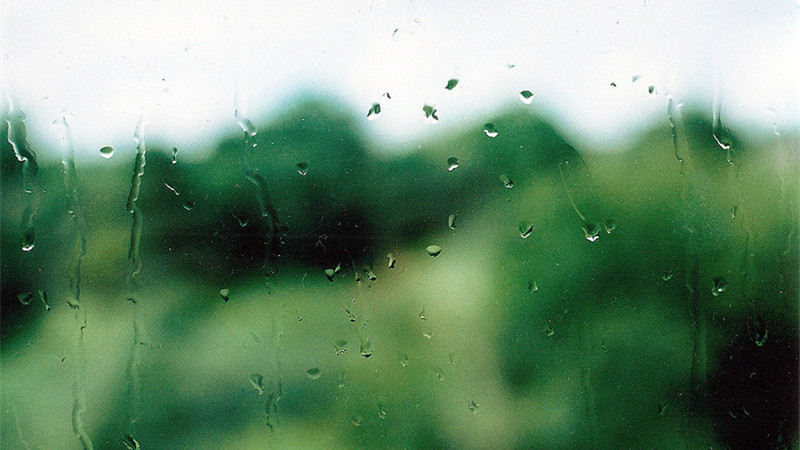
//> input picture opencv_base/IOU/rain.jpg, 800 x 450 px
$ ./main ../opencv_base/IOU/rain.jpg ../opencv_base/IOU/rain.jpg   (built with g++ and OpenCV 4)
//> lines starting //> are read from the running program, lines starting //| are printed output that depends on the picture; after the words box and inside, x2 and y2 are one past the last pixel; in counts of white or black regions, pixels touching at a corner belong together
#include "opencv2/core/core.hpp"
#include "opencv2/imgproc/imgproc.hpp"
#include "opencv2/highgui/highgui.hpp"
#include <iostream>
#include <stdlib.h>
#include <stdio.h>

using namespace cv;
using namespace std;


Mat img,temp1,result;
char* image_window = "Source Image";
char* result_window = "Result window";

int match_method;
int max_Trackbar = 5;


static void MatchingMethod(int, void*);

int main(int argc, char ** argv)
{
	img = imread(argv[1],1);
//> img is the input picture: 450 rows x 800 cols, CV_8UC3; mean B, G, R 113.5, 142, 109.7
	if(!img.data){
		printf("imread load failed\n");
		return -1;
	}

	temp1 = imread(argv[2],1);
	if(!img.data){
		printf("imread temp1 load failed\n");
		return -1;
	}

	namedWindow(image_window,CV_WINDOW_AUTOSIZE);
	namedWindow(result_window,CV_WINDOW_AUTOSIZE);

	char* trackbar_label = "Method:\n 0:SQDIFF\n 1:SQDIFF_NORMED\n 2:CCORR\n 3:CCORR_NORMED\n 4:CCOEFF\n 5:CCOEFF_NORMED";
	createTrackbar(trackbar_label,image_window,&match_method,max_Trackbar,MatchingMethod);
//> slider 'Method:\n 0:SQDIFF\n 1:SQDIFF_NO' is set to 1

	MatchingMethod(0,0);

   	waitKey(0);

    return 0;
}


static void MatchingMethod(int, void*)
{
	Mat img_display;
	img.copyTo(img_display);

	int result_cols = img.cols - temp1.cols + 1;
//> result_cols = 1
	int result_rows = img.rows - temp1.rows + 1;
//> result_rows = 1

	result.create(result_cols, result_rows, CV_32FC1);

	matchTemplate(img, temp1, result, match_method);
//> result = [1.6e-16]
	//imshow("result",result);

	normalize(result, result,0,1,NORM_MINMAX, -1, Mat());
//> result = [0]

	double minVal,maxVal;
	Point minLoc,maxLoc,matchLoc;

	minMaxLoc(result,&minVal,&maxVal,&minLoc,&maxLoc,Mat());
//> minVal = 0; maxVal = 0; minLoc = Point(0, 0); maxLoc = Point(0, 0)

	if(match_method == CV_TM_SQDIFF || match_method == CV_TM_SQDIFF_NORMED){
		matchLoc = minLoc;
//> matchLoc = Point(0, 0)
	}else{
		matchLoc = maxLoc;
	}

	rectangle(img_display,matchLoc,Point(matchLoc.x + temp1.cols, matchLoc.y + temp1.rows),Scalar::all(0),2,8,0);
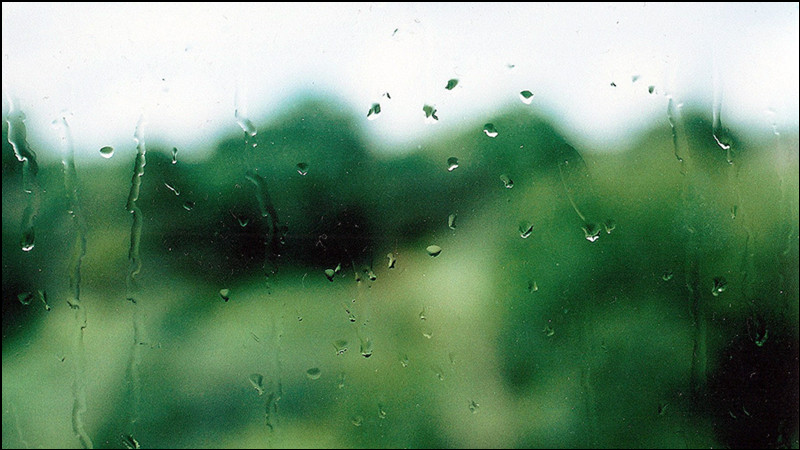
//> img_display: 450 rows x 800 cols, CV_8UC3; 1.04% of pixels changed, all inside (x1, y1, x2, y2) = (0, 0, 800, 450)
	rectangle(result,matchLoc,Point(matchLoc.x + temp1.cols, matchLoc.y + temp1.rows),Scalar::all(0),2,8,0);

	imshow(image_window,img_display);
	imshow(result_window,result);
}
